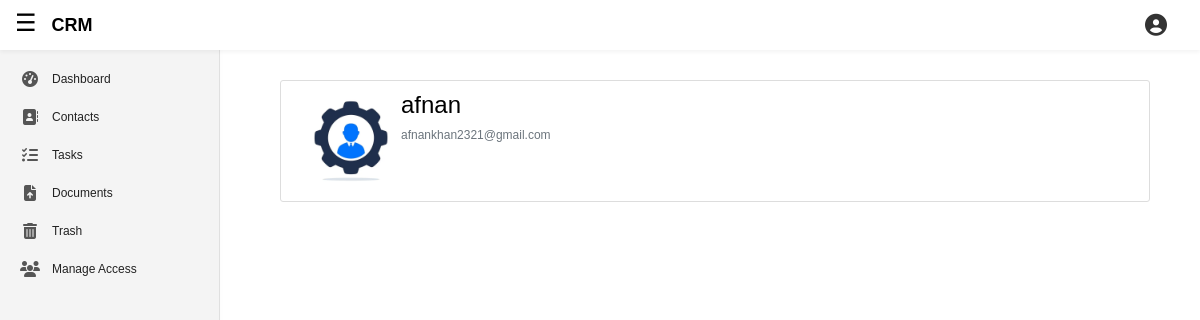
/accounts/profile/ (signed in), run on the app's committed database.
### accounts/models.py (models this page shows, shortened)
class BusinessUser(models.Model):
    public_id = models.UUIDField(default=uuid.uuid4, unique=True, editable=False)
    company_email = models.EmailField(max_length=60, unique=True, null=True, blank=True)
    company_name = models.CharField(max_length=95, unique=True, null=True, blank=True)
    industry = models.CharField(max_length=100, blank=True, null=True)
    job_title = models.CharField(max_length=255, blank=True, null=True)
    employees = models.IntegerField(default=None, blank=True, null=True)
    website = models.URLField(max_length=200, blank=True, null=True)
    address = models.TextField(blank=True, null=True)
    country = models.CharField(max_length=100, blank=True, null=True)
    phone = models.CharField(max_length=15, blank=True, null=True)
    last_login = models.DateTimeField(auto_now=True)
    company_logo = models.ImageField(upload_to=get_image_filepath, blank=True, null=True, default=get_default_image)
    user = models.OneToOneField(User, on_delete=models.CASCADE)

### accounts/views.py (the view)
# urls.py: path('accounts/profile/', profileView, name='profile'),
@login_required
def profileView(request, *args, **kwargs):
    print(" I am here ")
    user = request.user.businessuser
    print(user.company_email)
    context = {
        'businessuser': user,
    }
    return render(
        request,
        'accounts/profile.html',
        context,
    )

### featuredApp/context_processor.py (called while the page is built)
def accessible_accounts(request):
    if request.user.is_authenticated:
        accounts = request.user.businessuser.accessible_accounts.select_related('owner', 'role')
        self_account = request.user.businessuser
    else:
        accounts = []
    return {
        'self_account': self_account,
        'accessible_accounts': accounts,
    }

### accounts/templates/accounts/profile.html (shortened to what this page needs)
{% extends 'featuredApp/base.html' %}
{% load static %}
{% load crispy_forms_tags %}
{% block contentBody1 %}
    <div class="content-section">
        <div class="media">
            <img width="100px" class="rounded-circle accounts-img" src="{{ businessuser.company_logo.url }}">
            <div class="media-body">
                <h2 class="account-heading">{{ businessuser.company_name }}</h2>
                <p class="text-secondary">{{ businessuser.company_email }}</p>
            </div>
        </div>
    </div>
{% endblock contentBody1 %}

### accounts/static/accounts/base.css (style rules this page uses)
body { background: #fafafa; color: #333333; margin-top: 5rem; }
h1, h2, h3, h4, h5, h6 { color: #444444; }
.content-section { background: #ffffff; padding: 10px 20px; border: 1px solid #dddddd; border-radius: 3px; margin-bottom: 20px; }

### featuredApp/static/featuredApp/base.css (style rules this page uses)
:root { --heading-color: black; --body-background-color: #ffffff; --body-color: #222; --top-header-background-color: #ffffff; --top-header-color: #222; --sidebar-background-color: #f4f4f4; --sidebar-color: #222; --sidebar-border-right-color: #e0e0e0; --menu-items-a-color: #222; --menu-items-a-i-color: #555; --menu-items-a-hover-background-color: #e0e0e0; --menu-items-a-hover-border-right-color: darkgray; --top-header-background-color: #ffffff; --top-header-menu-toggle-color: black; --top-header-logo-color: black; --top-header-right-nav-account-icon: #333; --top-header-box-shadow-color: rgba(0,0,0,0.05); --account-panel-background-color: #fff; --account-panel-border-left-color: #e5e5e5; --account-panel-company-name-color: #222; --account-panel-company-email-color: #777; --account-panel-body-a-hover: #007bff; --account-panel-header-border-bottom: #eee; --account-panel-header-profile-link-color: #0000EE; --account-panel-body-menu-background-color: #e0e0e0; --account-panel-appearance-color: black; --account-panel-appearance-background-color: #fff; --account-panel-appearance-border-left-color: #e5e5e5; --account-panel-appearance-back-img: black; --account-panel-appearance-menu-hover-background-color: #eee; --featuredApp-dashboard-welcome-box: linear-gradient(135deg, #f0f8ff, #e0f7fa); --featuredApp-dashboard-welcome-box-p-color: #adb5bd; --featuredApp-dashboard-division-line-h2: #444; --featuredApp-dashboard-ul-list-item-background-color: white; --featuredApp-dashboard-ul-list-item-color: black; --featuredApp-dashboard-ul-list-item-border-color: #e5e5e5; --featuredApp-dashboard-ul-list-item-a-hover: #007bff; --featuredApp-contacts-table-border-color: #e0e0e0; --featuredApp-contacts-a-hover: #007bff; --featuredApp-contacts-checkbox-accent-color: #007bff; --featuredApp-contacts-icon-button-background-color: white; --featuredApp-contacts-icon-button-color: black; --featuredApp-contacts-form-control-input-bg: #ffffff; --featuredApp-contacts-form-control-input-color: #222222; --featuredApp-contacts-form-control-input-border: #ccc; --featuredApp-contacts-form-control-input-placeholder: #888; --featuredApp-contacts-form-control-input-focus-border: #007bff; --featuredApp-contacts-form-control-input-caret-color: #222; --featuredApp-contacts-form-add-pop-up-window-background-color: white; --featuredApp-contacts-form-add-pop-up-window-color: black; --featuredApp-tasks-date-and-time: invert(0); --featuredApp-trash-table-striped-odd-background-color: #fff; --featuredApp-trash-table-striped-odd-color: #f9f9f9; }
html, body { font-size: 12px; margin: 0; padding: 0; font-family: sans-serif; height: 100%; }
h1, h2, h3, h4, h5, h6 { color: var(--heading-color); }
.handle-body-level { background-color: var(--body-background-color); color: var(--body-color); padding-bottom: 200px; }

### data on the page
BusinessUser: company_logo (picture), company_name "afnan", company_email "afnankhan2321@gmail.com"
